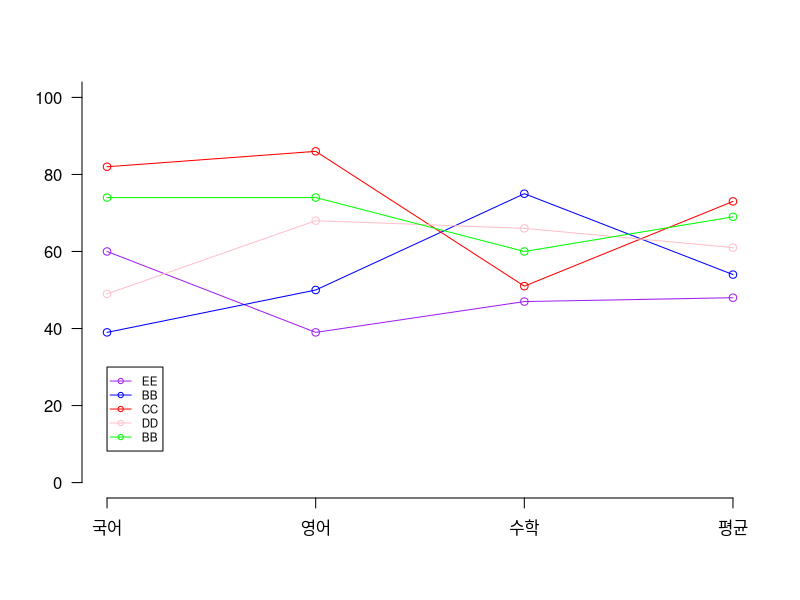

Generate this figure with R:
grade <- function(name,kor,eng,math){
  return (list(name = name,sum = sum(c(kor,eng,math)),mean = mean(c(kor,eng,math)) %/% 1,grade = if(mean(c(kor,eng,math))<50) "F" else
    switch(
      toString(mean(c(kor,eng,math)) %/% 10),
      "10" = "A",
      "9" = "A",
      "8" = "B",
      "7" = "C",
      "6" = "D",
      "5" = "E" )))
}

name_list <- c()
kor_list <- c()
eng_list <- c()
math_list <- c()
sum_list <- c()
avg_list <- c()
grade_list <- c()

for(i in 1:5)
{
  kor <- sample(35:100,1,replace = TRUE)
  eng <- sample(35:100,1,replace = TRUE)
  math <- sample(35:100,1,replace = TRUE)
  x <- grade(sample(c("AA","BB","CC","DD","EE"),1,replace = FALSE),kor,eng,math)
  name_list[i] <- x$name
  kor_list[i] <- kor
  eng_list[i] <- eng
  math_list[i] <- math
  sum_list[i] <- x$sum
  avg_list[i] <- x$mean
  grade_list[i] <- x$grade
}

grade.data <- data.frame(
  g_name = name_list,
  g_kor = kor_list,
  g_eng = eng_list,
  g_math = math_list,
  g_sum = sum_list,
  g_avg = avg_list,
  g_grade = grade_list,
  stringsAsFactors = FALSE
)
print(grade.data)

res <- data.frame(grade.data$g_name,grade.data$g_sum)
print(res)

#pie(grade.data$g_avg,paste(grade.data$g_name,"(",(grade.data$g_avg/sum(c(grade.data$g_avg)))%/%0.01,"%)"))
#barplot(grade.data$g_avg,names.arg = paste(grade.data$g_name,"\n(", grade.data$g_avg,"점)"),xlab = "평균",ylab = "점수")


plot(c(grade.data[1,2],grade.data[1,3],grade.data[1,4],grade.data[1,6]), type="o", col="purple", ylim=range(0,100), axes=FALSE, ann=FALSE)
axis(1, at=1:4,c("국어","영어","수학","평균"))
axis(2, las=1, at=20*0:100) 
lines(c(grade.data[2,2],grade.data[2,3],grade.data[2,4],grade.data[2,6]), type = "o", col = "blue")
lines(c(grade.data[3,2],grade.data[3,3],grade.data[3,4],grade.data[3,6]), type = "o", col = "red")
lines(c(grade.data[4,2],grade.data[4,3],grade.data[4,4],grade.data[4,6]), type = "o", col = "pink")
lines(c(grade.data[5,2],grade.data[5,3],grade.data[5,4],grade.data[5,6]), type = "o", col = "green")
legend(1,30, c(grade.data[1,1],grade.data[2,1],grade.data[3,1],grade.data[4,1],grade.data[5,1]), cex=0.7, col=c("purple","blue","red","pink","green"),pch=21 ,lty=1:1)


##Create the data frame.
emp.data <- data.frame(
  emp_id = c (1:5), 
  emp_name = c("Rick","Dan","Michelle","Ryan","Gary"),
  salary = c(623.3,515.2,611.0,729.0,843.25), 
  
  start_date = as.Date(c("2012-01-01", "2013-09-23", "2014-11-15", "2014-05-11",
                         "2015-03-27")),
  stringsAsFactors = FALSE
)
# Print the data frame.			
print(emp.data) 










